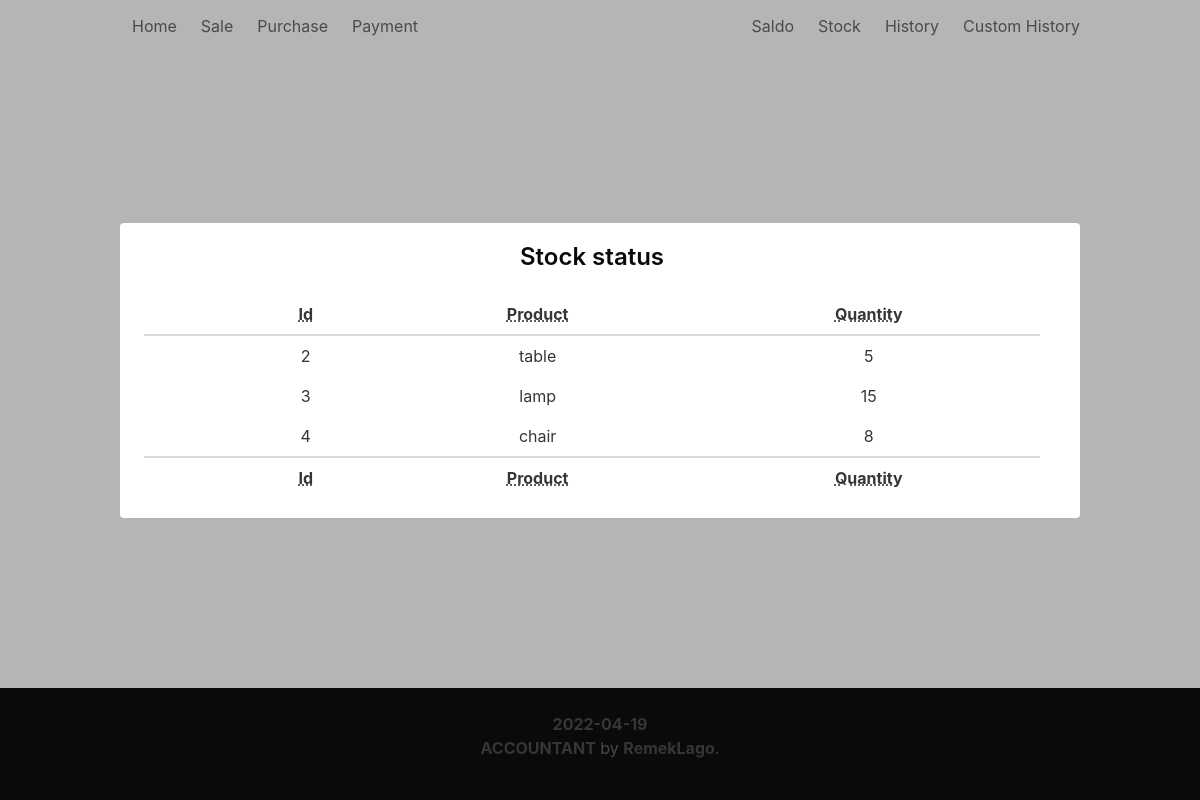
The app's page /stock with its own data.
### app/models.py (models this page shows, shortened)
class StockTable(db.Model):
    id = db.Column(db.Integer, primary_key=True)
    product = db.Column(db.String(64))
    quantity = db.Column(db.Integer)
    price = db.Column(db.Integer)
    date = db.Column(db.DateTime, default=datetime.utcnow)

### app/routes.py (the view)
@app.route('/stock')
def stock():
    today = datetime.now().date()
    stock = StockTable.query.all()
    return render_template('stock.html', title='Stock', stock=stock, today=today)

### app/templates/stock.html
{% extends "base.html" %}
{% block content %}
<div class="container">
  <div class="notification has-background-white">
    <div class="title has-text-black title is-4">
        <p>Stock status</p>
    </div>
      <table class="table is-fullwidth is-striped is-hoverable">
        <thead>
          <tr>
            <th></th>
            <th><abbr title="Id">Id</abbr></th>
            <th><abbr title="Product">Product</abbr></th>
            <th><abbr title="Quantity">Quantity</abbr></th>
          </tr>
        </thead>
      {% for idx in stock %}
        <tbody>
          <tr>
            <td></td>
            <td>{{ idx.id}}</td>
            <td>{{ idx.product }} </td>
            <td>{{ idx.quantity }}</td>
          </tr>
        </tbody>
      {% endfor %}
        <tfoot>
        <tr>
          <th></th>
          <th><abbr title="Id">Id</abbr></th>
          <th><abbr title="Product">Product</abbr></th>
          <th><abbr title="Quantity">Quantity</abbr></th>
        </tr>
        </tfoot>
      </table>
    </div>
  </div>
</div>
{% endblock %}

### records on screen
StockTable: id "2", product "table", quantity "5"
StockTable: id "3", product "lamp", quantity "15"
StockTable: id "4", product "chair", quantity "8"
